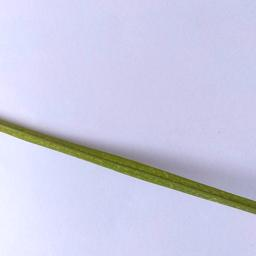
#> input picture rice_leaf_images/Healthy/shape 100 .jpg, 256 x 256 px; its folder holds 4 pictures in this run
$ python 'rice plant diesease.py'   (older library calls are emulated)
#> lines starting #> are read from the running program, lines starting #| are printed output that depends on the picture; after the words box and inside, x2 and y2 are one past the last pixel; in counts of white or black regions, pixels touching at a corner belong together
#!/usr/bin/env python
# coding: utf-8

# In[2]:


# HOLA!!!!

#The dataset is in : https://www.kaggle.com/datasets/vbookshelf/rice-leaf-diseases

# There is code tooo
# Paper : https://link.springer.com/chapter/10.1007/978-3-031-01984-5_7
# (But we don't have to stick to this ...... we can pick different techniques too)


# In[36]:


import cv2
import os
import numpy as np
import glob
from skimage.feature import greycomatrix, greycoprops
import pandas as pd


# In[37]:


features = ['contrast','dissimilarity','homogeneity','energy','correlation','ASM']
ang = ['0','1','2','3']


# In[38]:


column_names = ['image']


# In[39]:


for angs in ang:
    for ft in features:
        column_names.append(ft +"_"+angs)


# In[40]:


column_names.append('label')


# In[41]:


df = pd.DataFrame(columns = column_names)


# In[42]:


main_dir = "rice_leaf_images/Healthy/"

for hi in os.listdir(main_dir):
    row =[]
    img_color = cv2.imread(main_dir+hi)
#> img_color is the input picture: shape (256, 256, 3); mean B, G, R 227.1, 203.3, 203.1
    img = cv2.cvtColor(img_color, cv2.COLOR_BGR2GRAY)
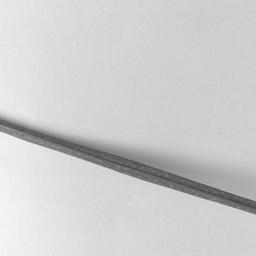
#> img: shape (256, 256); min 63, max 254, mean 205.9
    median_applied = cv2.medianBlur(img, 3)
    ret, thresh1 = cv2.threshold(median_applied, 0, 255, cv2.THRESH_BINARY +
                                            cv2.THRESH_OTSU)
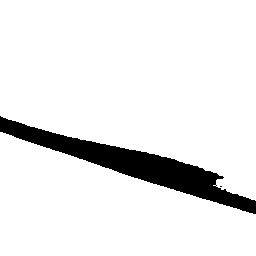
#> thresh1: shape (256, 256); 91.5% white; 2 black regions (1 under 20 px), largest, box (x1, y1, x2, y2) and area: (0, 116, 256, 214) 5597
#> ret = 167
    glcm = greycomatrix(thresh1, distances=[1], angles=[0, np.pi/4, np.pi/2, 3*np.pi/4], symmetric=True, normed=True, levels=256)
    row.append(hi)
#     print(hi)
    for ft in features:
#         print(ft)
#         print(greycoprops(glcm, ft)[0])
        for i in range(4):
#             print(i)
            value = greycoprops(glcm, ft)[0][i]
#             print(value)
            row.append(value)
#> after the loop, row = 25 items, first 6: 'shape 100 .jpg', 172.3, 389, 537.9, 695, 0.676
    row.append(1)
    df.loc[len(df.index)] = row
#> pass 2 of the loop `for hi in os.listdir(main_dir):`:
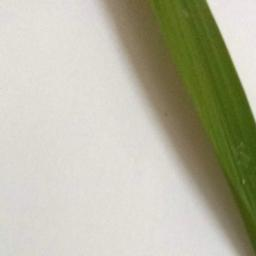
#> input picture rice_leaf_images/Healthy/shape 1006 .jpg, 256 x 256 px
#> img_color is the input picture: shape (256, 256, 3); mean B, G, R 162.2, 182.1, 183.3
#> `img = cv2.cvtColor(img_color, cv2.COLOR_BGR2GRAY)`:
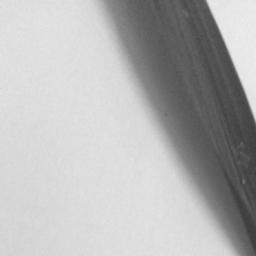
#> img: shape (256, 256); min 59, max 238, mean 180.1
#> `ret, thresh1 = cv2.threshold(median_applied, 0, 255, cv2.THRESH_BINARY..`:
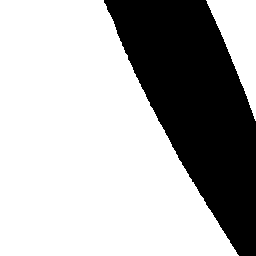
#> thresh1: shape (256, 256); 69.2% white; 1 black region, box (x1, y1, x2, y2) and area: (104, 0, 256, 256) 20156
#> ret = 156
#> after the loop `for ft in features:`: row = 25 items, first 6: 'shape 1006 .jpg', 375.5, 193, 184.3, 560, 1.47
#> pass 3 of the loop `for hi in os.listdir(main_dir):`:
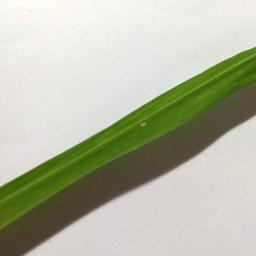
#> input picture rice_leaf_images/Healthy/shape 1022 .jpg, 256 x 256 px
#> img_color is the input picture: shape (256, 256, 3); mean B, G, R 165.5, 185.4, 182.2
#> `img = cv2.cvtColor(img_color, cv2.COLOR_BGR2GRAY)`:
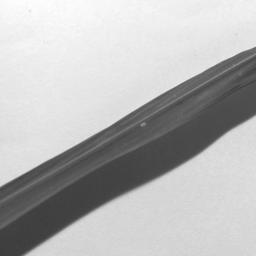
#> img: shape (256, 256); min 58, max 254, mean 182.2
#> `ret, thresh1 = cv2.threshold(median_applied, 0, 255, cv2.THRESH_BINARY..`:
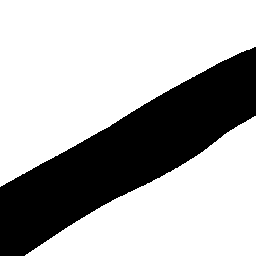
#> thresh1: shape (256, 256); 69.7% white; 1 black region, box (x1, y1, x2, y2) and area: (0, 47, 256, 256) 19860
#> ret = 153
#> after the loop `for ft in features:`: row = 25 items, first 6: 'shape 1022 .jpg', 278.9, 765, 485.1, 206, 1.09
#> the loop made 4 passes; the first 3 are shown


# In[43]:


unhealthy_dir = "rice_leaf_images/Unhealthy/all/"
#> unhealthy_dir = 'rice_leaf_images/Unhealthy/all/'

#> (the run stopped early here; a loop or call above may not have finished)
